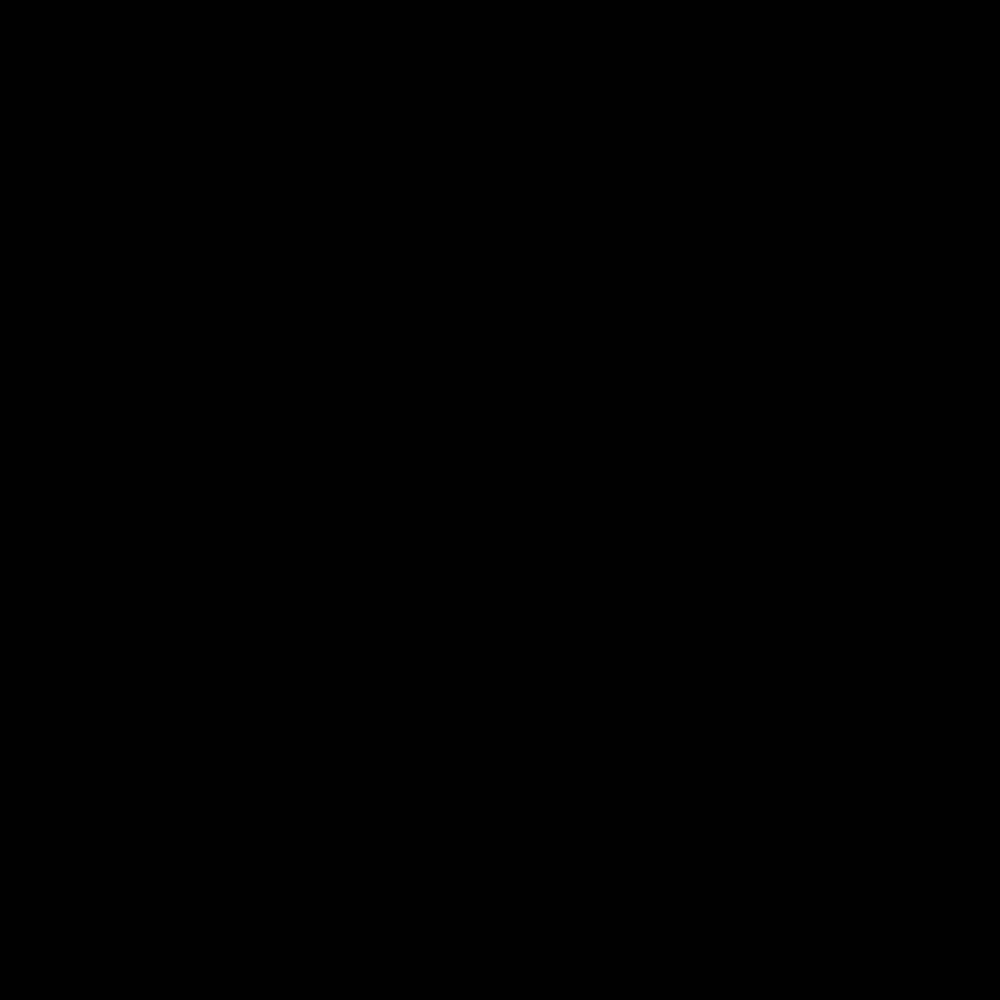
Frame 1 (no input)
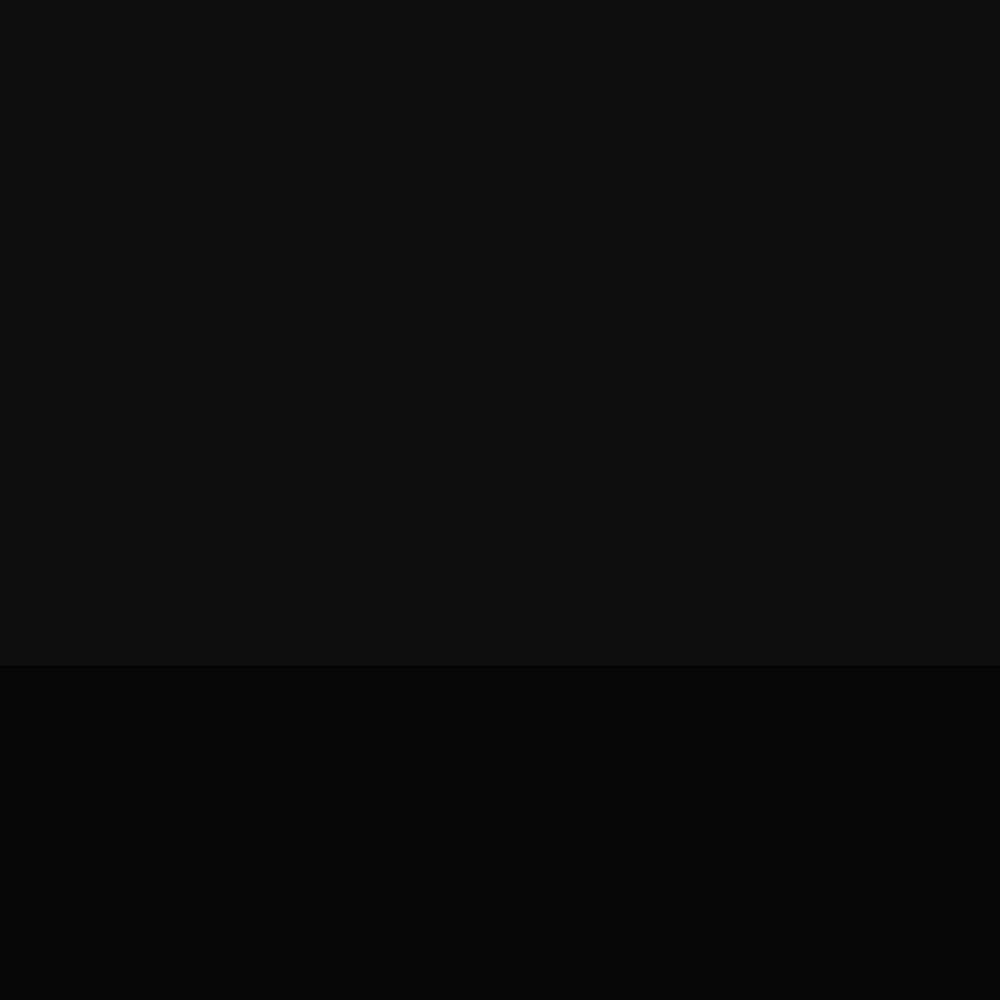
Frame 60 (the mouse pressed at the canvas centre just before this capture)
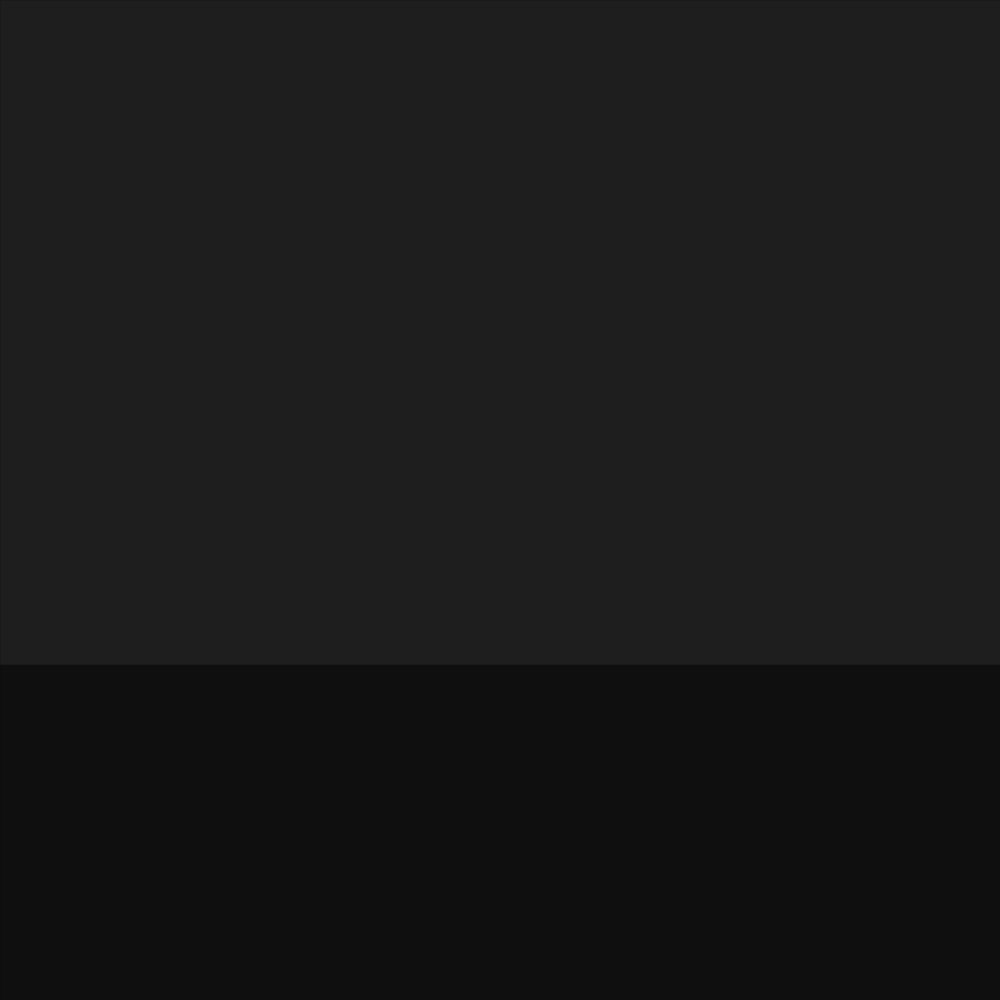
Frame 120 (the mouse held since frame 60 and released just before this capture)

The Processing sketch that drew these frames (run headless with seeded random() and noise(); from frame 60 on, the mouse is pressed at the canvas centre):

// Processing sketch: SpiralVisualConceptV2
// ── SpiralVisualConceptV2.pde
float sunLoc;
float sunRadius;
float horizonLoc;

Sky sk;
Sun s;
Horizon h;
SunReflect sr;



void setup(){
  //fullScreen(1);
  size(1000,1000);
  background(0);
  sk = new Sky();
  s = new Sun();
  h = new Horizon();
  sr = new SunReflect();
}

void draw(){
  sk.display();
  s.moveY();
  s.display();
  h.display();
  h.update();
  sr.display();
  print(horizonLoc + " ");
}

// ── Horizon.pde
class Horizon {
  float curY;
  float constraint;
  float maxY;
  float minY;
  int R;
  int G;
  int B;
  

  Horizon() {
    curY = (height/3) * 2;
    constraint = height/24;
    maxY = curY + constraint;
    minY = curY - constraint;
  }

  void display() {
    R = round(map(sunLoc, height, 0, 0, 127));
    G = round(map(sunLoc, height, 0, 0, 127));
    B = round(map(sunLoc, height, 0, 0, 127));
    strokeWeight(0);
    fill(R, G, B);
    //for (int i = 0; i < curY; i = i+1) {
    //  rect(0, curY + i, width, height);
    //}
    rect(0,curY,width,height);
    horizonLoc = curY;
  }
  
  void update(){
    curY = curY + random(-.1,.1);
    curY = constrain(curY, minY, maxY);
    horizonLoc = curY;
  }
}

// ── Sky.pde
class Sky {
  int R;
  int G;
  int B;

  Sky() {
    strokeWeight(0);
    fill(0,255,0);
  }

  void display() {
    R = round(map(sunLoc, height, 0, 0, 255));
    G = round(map(sunLoc, height, 0, 0, 255));
    B = round(map(sunLoc, height, 0, 0, 255));
    strokeWeight(0);
    fill(R,G,B);
    rect(0, 0, width, height);
  }
}

// ── Sun.pde
class Sun {

  PVector location = new PVector();
  PVector speed = new PVector();
  int size;
  int sec = 10;
  int R;
  int G;
  int B;

  Sun() {
    location.x = width/2;
    location.y = height;
    size = width/4;
    speed.y = height / (60 * sec);
    sunLoc = location.y;
  }

  void display() {
    R = round(map(sunLoc, height, 0, 0, 255));
    G = round(map(sunLoc, height, 0, 0, 0));
    B = round(map(sunLoc, height, 0, 0, 0));
    strokeWeight(0);
    fill(R, G, B);
    //fill(255,0,0);
    //for (int i = 0; i < size; i = i+1) {
    //  ellipse(location.x, location.y, i, i);
    //}
    ellipse(location.x, location.y, size, size);
    sunLoc = location.y;
    sunRadius = size/2;
  }

  void moveY() {
    if ((location.y <= 0) || (location.y >=height)) {
      speed.y *= -1;
    }
    location.y -= speed.y;
    location.y = constrain(location.y, 0, height);
  }
}

// ── SunReflect.pde
class SunReflect {
  PVector location = new PVector();
  PVector size = new PVector();
  int R;
  int G;
  int B;

  SunReflect() {
    location.x = width/2;
    location.y = horizonLoc;
    size.x = width/4;
    size.y = 10;
  }

  void display() {
    strokeWeight(0);
    R = round(map(sunLoc, height, 0, 0, 255));
    G = round(map(sunLoc, height, 0, 0, 0));
    B = round(map(sunLoc, height, 0, 0, 0));
    fill(R, G, B, 100);
    location.y = horizonLoc;
    location.y = map(sunLoc, 0, horizonLoc, height, horizonLoc);
    size.y = map(sunLoc, horizonLoc, 0, 1, width/8);
    location.y = constrain(location.y, horizonLoc, height);
    if (horizonLoc >= sunLoc - sunRadius/6 ) {
      ellipse(location.x, location.y, size.x, size.y);
    }
  }
}
